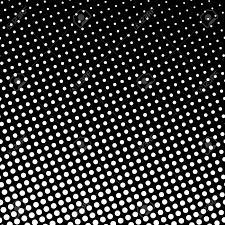
#> input picture white.png, 225 x 225 px
$ python test.py
#> lines starting #> are read from the running program, lines starting #| are printed output that depends on the picture; after the words box and inside, x2 and y2 are one past the last pixel; in counts of white or black regions, pixels touching at a corner belong together
from lib2to3.pgen2 import grammar
import cv2
path = "white.png"

# reading the image in a grayscale mode
gray = cv2.imread(path, 0)
#> gray is the input picture: shape (225, 225); min 0, max 255, mean 54.6
blurred = cv2.GaussianBlur(gray, (5, 5), cv2.BORDER_DEFAULT)
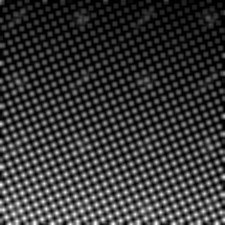
#> blurred: shape (225, 225); min 0, max 255, mean 54.6

# threshold
th, threshed = cv2.threshold(blurred, 100, 255, cv2.THRESH_BINARY|cv2.THRESH_OTSU)
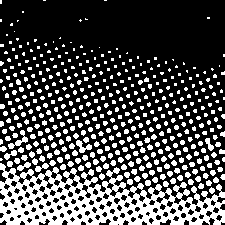
#> threshed: shape (225, 225); 29.8% white; 458 white regions (276 under 20 px)
#> th = 71

# findcontours
cnts = cv2.findContours(threshed, cv2.RETR_LIST, cv2.CHAIN_APPROX_SIMPLE)[-2]
#> cnts = 572 contours, 424 with area under 20; largest, box (x1, y1, x2, y2) and area: (0, 163, 225, 225) 8766, (8, 130, 28, 149) 84, (76, 140, 92, 153) 73, (17, 162, 31, 171) 47, (35, 163, 49, 172) 46
#print(cnts)

# filter by area
s1 = 3
s2 = 20
xcnts = []

for cnt in cnts:
    if s1 < cv2.contourArea(cnt) and cv2.contourArea(cnt) < s2:
        xcnts.append(cnt)
#> this loop made 572 passes
#> cnt on pass 6: [[72, 216], [75, 219], [72, 222], [69, 219]]
#> after the loop, xcnts = 379 contours, all with area under 20

# printing output
print("\nDots number: {}".format(len(xcnts)))
#| Dots number: 379
